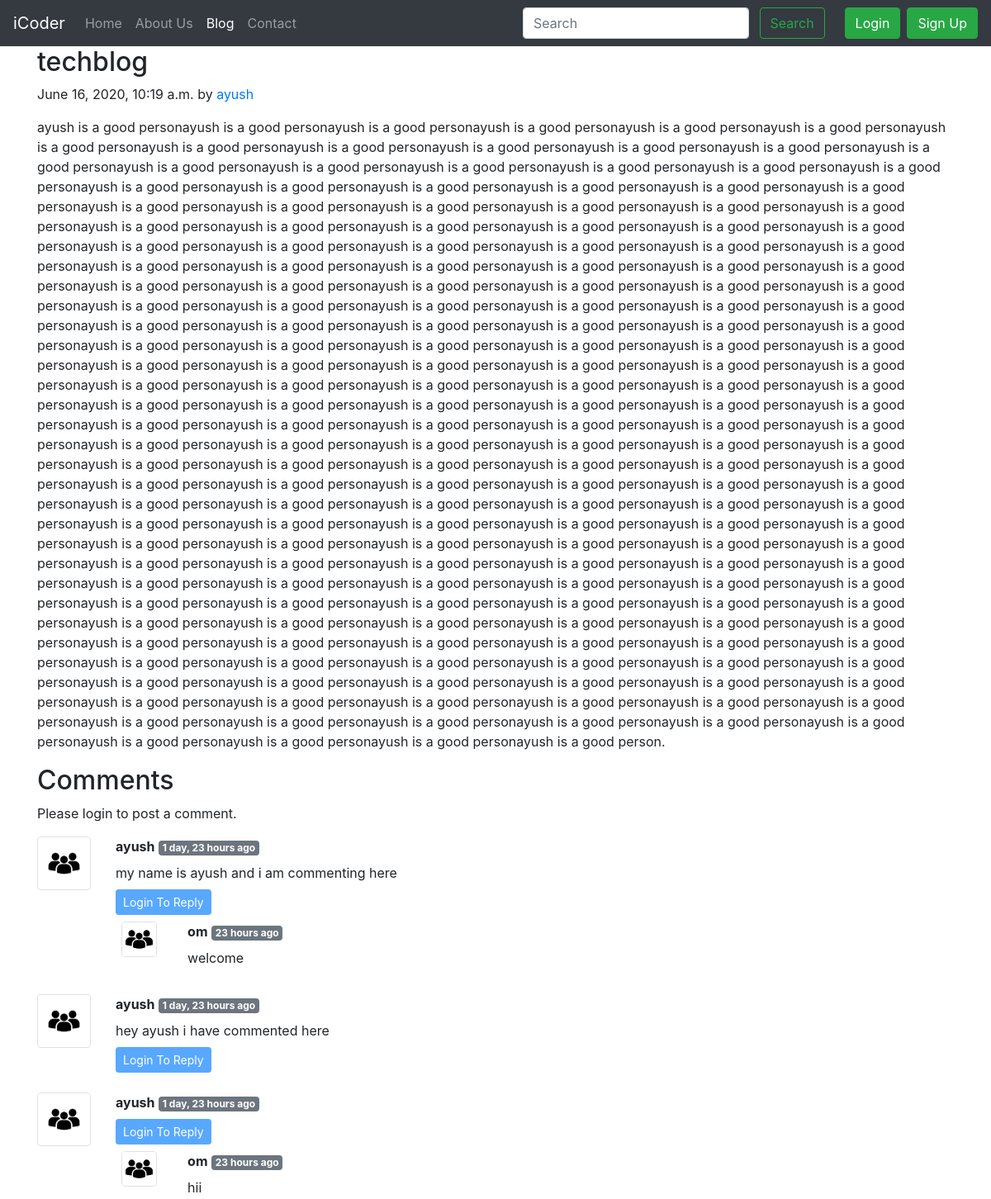
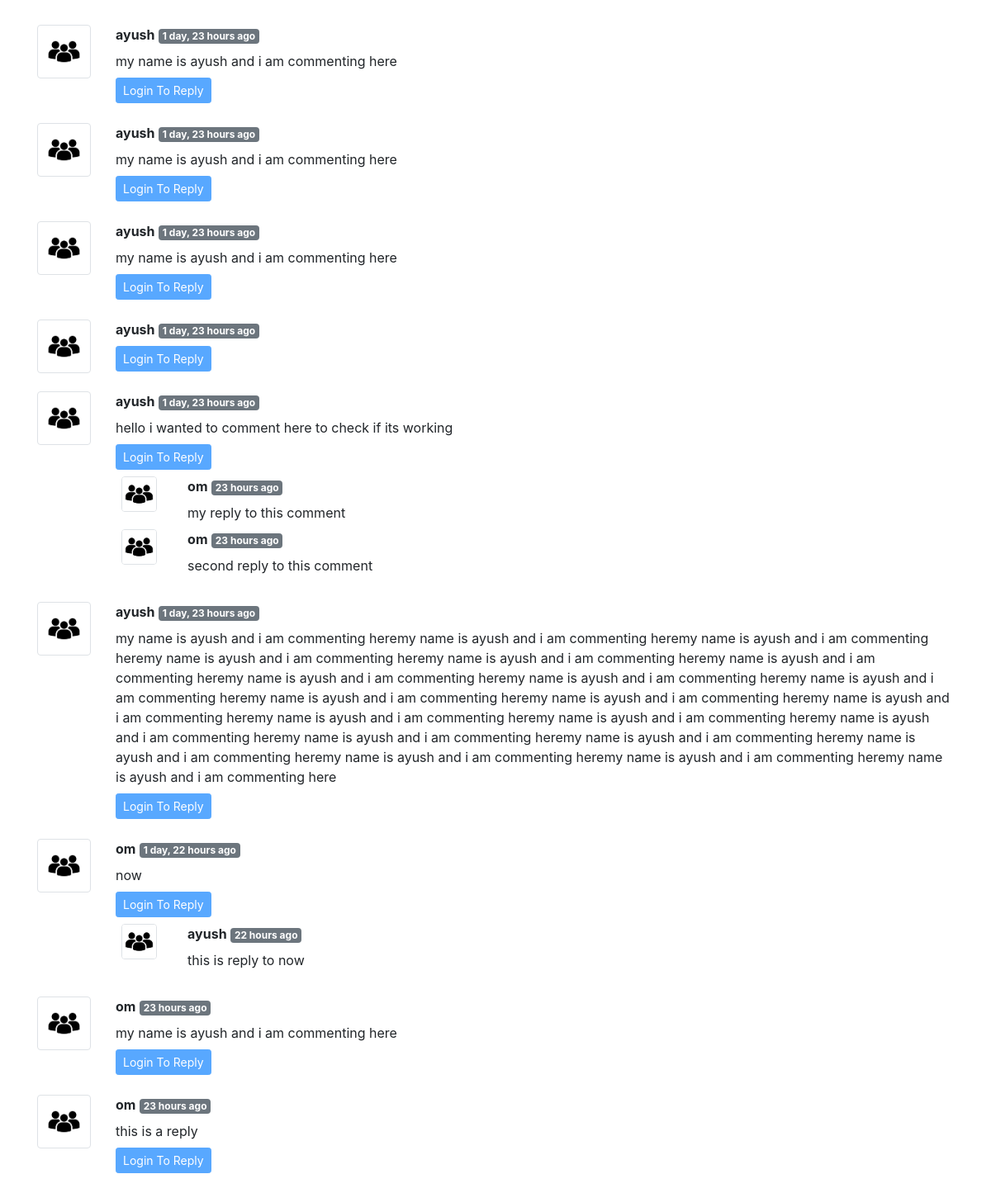
The page /blog/first on the database its author committed (2 pictures, top to bottom).
### blog/models.py (models this page shows, shortened)
class Post(models.Model):
    sno= models.AutoField(primary_key=True)
    title=models.CharField(max_length=255)
    content=models.TextField()
    author=models.CharField(max_length=20)
    slug=models.CharField(max_length=130)
    timestamp=models.DateTimeField(default=now)

class BlogComment(models.Model):
    sno = models.AutoField(primary_key=True)
    comment = models.TextField()
    user = models.ForeignKey(User, on_delete=models.CASCADE)
    post = models.ForeignKey(Post, on_delete=models.CASCADE)
    parent = models.ForeignKey('self', on_delete=models.CASCADE, null=True)
    timestamp=models.DateTimeField(default=now)

### blog/views.py (the view)
# urls.py: path('<str:slug>',views.blogpost,name='blogpost')
def blogpost(request,slug):
    post = Post.objects.filter(slug = slug).first()
    comments = BlogComment.objects.filter(post = post, parent=None)
    replies = BlogComment.objects.filter(post = post).exclude(parent=None)
    replydict={}
    for reply in replies:
        if reply.parent.sno not in replydict.keys():
            replydict[reply.parent.sno]=[reply]
        else:
            replydict[reply.parent.sno].append(reply)
    context = {'post' : post, 'comments' : comments, 'user' : request.user, 'replydict' : replydict}
    return render(request,'blog/blogpost.html',context)

### blog/templatetags/extras.py (called while the page is built)
@register.filter(name='get_val')
def get_val(dict,key):
    return dict.get(key)

### templates/blog/blogpost.html (shortened to what this page needs)
{% extends 'base.html' %}
{% load humanize %}
{% load extras %}
{% block blogactive %}active{% endblock blogactive%}
{% block body %}
<div class="container">
        <h2 class="blog-post-title">{{post.title}}</h2>
        <p class="blog-post-meta">{{post.timestamp}} by <a href="#">{{post.author}}</a></p>
        <p>{{post.content}}</p>
</div>
<div class="container">
        <h2>Comments</h2>
        <div class="my-2">
                {% if user.is_authenticated %}
                <form action="/blog/postcomment" method="Post">
                        {% csrf_token %}
                        <div class="form-group">
                                <label for="exampleInputEmail1">Comment</label>
                                <input type="text" class="form-control" name="comment"
                                        placeholder="Enter your comment here" aria-describedby="emailHelp">
                        </div>
                        <input type="hidden" name="postsno" value="{{post.sno}}">
                        <input type="hidden" name="parentsno" value="">
                        <button type="submit" class="btn btn-primary">Submit</button>
                </form>
                {% else %}
                Please login to post a comment.
                {% endif %}
        </div>
        {% for comment in comments %}
        <div class="row my-3">
                <div class="col-md-1 "><img class="rounded mx-auto d-block w-100 border border secondary p-2 " src="/static/img/user.png"
                                alt="user"></div>
                <div class="col-md-11 "><b>{{comment.user.username}}</b> <span class="badge badge-secondary">{{comment.timestamp | naturaltime}}</span>
                        <div class="my-2">{{comment.comment}}</div>
                        <div class="reply mx-0">
                        {% if user.is_authenticated %}
                                <button class="btn btn-sm btn-primary" type="button" data-toggle="collapse"
                                        data-target="#replybox{{comment.sno}}" aria-expanded="false"
                                        aria-controls="replybox{{comment.sno}}">
                                        Reply
                                </button>
                                <div class="collapse" id="replybox{{comment.sno}}">
                                        <div class="card card-body my-2">
                                                <form action="/blog/postcomment" method="Post">
                                                        {% csrf_token %}
                                                        <div class="form-group">
                                                                <label for="comment">Post a reply</label>
                                                                <input type="text" class="form-control" name="comment"
                                                                        placeholder="Reply here"
                                                                        aria-describedby="emailHelp">
                                                                <input type="hidden" name="parentsno"
                                                                        value="{{comment.sno}}">
                                                        </div>
                                                        <input type="hidden" name="postsno" value="{{post.sno}}">
                                                        <button type="submit" class="btn btn-primary">Submit</button>
                                                </form>
                                        </div>
                                </div>
                                {% else %}
                                <button class="btn btn-sm btn-primary" type="button" data-toggle="collapse"
                                        data-target="#replybox{{comment.sno}}" aria-expanded="false"
                                        aria-controls="replybox{{comment.sno}}"disabled>
                                        Login To Reply
                                </button>
                                                {% endif %}
                                <div class="replies my-2">
                                        {% for reply in replydict|get_val:comment.sno %}
                                        <div class="row">
                                        <div class="col-md-1 "><img class="rounded mx-auto d-block w-75 border border secondary" src="/static/img/user.png"
                                alt="user" ></div>
                                <div class="col-md-11"><b>{{reply.user.username}}</b> <span class="badge badge-secondary">{{reply.timestamp | naturaltime}}</span>
                                        <div class="my-2">{{reply.comment}}</div>
                                </div>
                                </div>
                                        {% endfor %}
                                </div>
                        </div>
                </div>
        </div>
        {% endfor %}
</div>
{% endblock body %}

### templates/base.html (shortened to what this page needs)
<!doctype html>
<html lang="en">
  <head>
    <link rel="stylesheet" href="https://stackpath.bootstrapcdn.com/bootstrap/4.5.0/css/bootstrap.min.css">
  </head>
  <body>
    <nav class="navbar navbar-expand-lg navbar-dark bg-dark">
  <a class="navbar-brand" href="/">iCoder</a>
  <div class="collapse navbar-collapse" id="navbarSupportedContent">
    <ul class="navbar-nav mr-auto">
      <li class="nav-item {% block homeactive %}
      {% endblock homeactive %}">
        <a class="nav-link" href="/">Home <span class="sr-only">(current)</span></a>
      </li>
      <li class="nav-item {% block aboutactive %}
      {% endblock aboutactive %}">
        <a class="nav-link" href="/about">About Us</a>
      </li>
      <li class="nav-item {% block blogactive %}
      {% endblock blogactive %}">
        <a class="nav-link" href="/blog">Blog</a>
      </li>
      <li class="nav-item {% block contactactive %}
      {% endblock contactactive %}">
        <a class="nav-link" href="/contact">Contact</a>
      </li>
    </ul>
     <div class="ml-auto form-inline">
    <form method="get" action="/search" class=" my-2 my-lg-0 mx-3">
      <input class="form-control mr-sm-2" type="search" name="query" id="query" placeholder="Search" aria-label="Search">
      <button class="btn btn-outline-success my-2 my-sm-0" type="submit">Search</button>
    </form>
     {% if user.is_authenticated %}
     <ul class="navbar-nav mr-auto">
    <li class="nav-item dropdown">
        <a class="nav-link dropdown-toggle" href="#" id="navbarDropdown" role="button" data-toggle="dropdown" aria-haspopup="true" aria-expanded="false">
          Welcome to iCoder {{request.user}}
        </a>
        <div class="dropdown-menu" aria-labelledby="navbarDropdown">
          <a class="dropdown-item" href="/logout">LogOut</a>
        </div>
        </li>
        </ul>
     {% else %}
<button type="button" class="btn btn-success ml-2" data-toggle="modal" data-target="#loginModal">
  Login
</button>
<button type="button" class="btn btn-success ml-2" data-toggle="modal" data-target="#signupModal">
  Sign Up
</button>
{% endif %}
        </div>
  </div>
</nav>
  {% block body %}
  {% endblock body %}
  </body>
</html>

### rows shown on the page
Post: title "techblog", timestamp "June 16, 2020, 10:19 a.m.", author "ayush", content "ayush is a good personayush is a good personayush is a good personayush is a good personayush is a good personayush is a good personayush is a good personayush is a good personayush is a good personayush is a good personayush is a good personayush is a good personayush is a good personayush is a good personayush is a good personayush is a good personayush is a good personayush is a good personayush is a good personayush is a good personayush is a good personayush is a good personayush is a good personayush is a good personayush is a good personayush is a good personayush is a good personayush is a good personayush is a good personayush is a good personayush is a good personayush is a good…"
BlogComment: user.username "ayush", timestamp "1 day, 23 hours ago", comment "my name is ayush and i am commenting here"
BlogComment: user.username "om", timestamp "23 hours ago", comment "welcome"
BlogComment: user.username "ayush", timestamp "1 day, 23 hours ago", comment "hey ayush i have commented here"
BlogComment: user.username "ayush", timestamp "1 day, 23 hours ago"
BlogComment: user.username "om", timestamp "23 hours ago", comment "hii"
BlogComment: user.username "ayush", timestamp "1 day, 23 hours ago", comment "my name is ayush and i am commenting here"
BlogComment: user.username "ayush", timestamp "1 day, 23 hours ago", comment "my name is ayush and i am commenting here"
BlogComment: user.username "ayush", timestamp "1 day, 23 hours ago", comment "my name is ayush and i am commenting here"
BlogComment: user.username "ayush", timestamp "1 day, 23 hours ago"
BlogComment: user.username "ayush", timestamp "1 day, 23 hours ago", comment "hello i wanted to comment here to check if its working"
BlogComment: user.username "om", timestamp "23 hours ago", comment "my reply to this comment"
BlogComment: user.username "om", timestamp "23 hours ago", comment "second reply to this comment"
BlogComment: user.username "ayush", timestamp "1 day, 23 hours ago", comment "my name is ayush and i am commenting heremy name is ayush and i am commenting heremy name is ayush and i am commenting heremy name is ayush and i am commenting heremy name is ayush and i am commenting heremy name is ayush and i am commenting heremy name is ayush and i am commenting heremy name is ayush and i am commenting heremy name is ayush and i am commenting heremy name is ayush and i am commenting heremy name is ayush and i am commenting heremy name is ayush and i am commenting heremy name is ayush and i am commenting heremy name is ayush and i am commenting heremy name is ayush and i am commenting heremy name is ayush and i am commenting heremy name is ayush and i am commenting heremy…"
BlogComment: user.username "om", timestamp "1 day, 22 hours ago", comment "now"
BlogComment: user.username "ayush", timestamp "22 hours ago", comment "this is reply to now"
BlogComment: user.username "om", timestamp "23 hours ago", comment "my name is ayush and i am commenting here"
BlogComment: user.username "om", timestamp "23 hours ago", comment "this is a reply"
